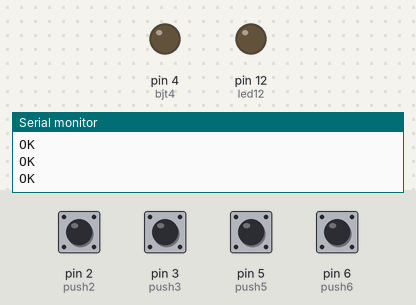
The sketch below on a simulated Arduino Uno, built with avr-gcc and run on an emulated ATmega328P. Shown: output pins drawn as LEDs (lit = HIGH), the last lines printed to the serial monitor. The test bench sets the inputs (shaded band); at power-on: pin 2 (push2), pin 3 (push3), pin 5 (push5), pin 6 (push6) LOW. The modem accepts every AT command (registered, SIM ready, sends succeed) and sends nothing else.

Above: at 1.8 s.
1.9 s: pin 3 (push3) pulled HIGH for 0.15 s
At 2.9 s:
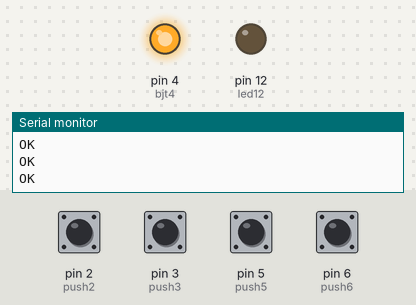
3.5 s: pin 2 (push2) pulled HIGH for 0.15 s
At 4.1 s:
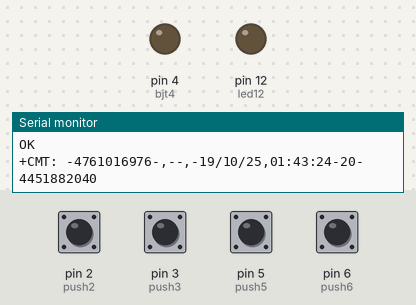
7.7 s: pin 3 (push3) pulled HIGH for 1 s
At 9.7 s:
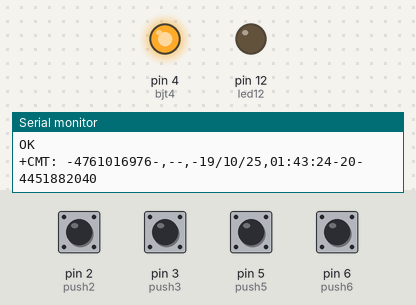
10.2 s: pin 2 (push2) pulled HIGH for 1 s
At 11.6 s:
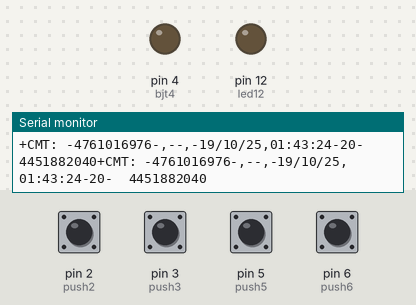
Timing chart, 0 to 13.2 s (numbered marks = the images above; inputs shaded):
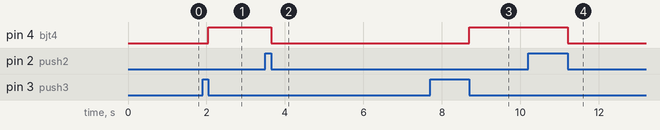

Measured:
- after the input at 1.9 s, pin 4 (bjt4): LOW → HIGH after 0.15 s
- after the input at 3.5 s, pin 4 (bjt4): HIGH → LOW after 0.15 s
- after the input at 7.7 s, pin 4 (bjt4): LOW → HIGH after 1.0 s
- after the input at 10.2 s, pin 4 (bjt4): HIGH → LOW after 1.0 s

The sketch:

sim800LSolito.ino
```cpp
#include <SoftwareSerial.h>
SoftwareSerial sim800L(8,9);
String valor="undefined";
String datosPc;
String imei="undefined";
int config_Start = 0;

int x = 0;

const int led12 = 12;
const int bjt4 = 4;//transistor 2n2222 conectado al pin 4
const int push3 = 3;
const int push2 = 2;
const int push5 = 5;
const int push6 = 6;

void getImei (){
    sim800L.print("AT+GSN\r");
    delay(10);
    Serial.print("Intentando obtener imei...");
    imei=sim800L.readString();
    Serial.print(imei);
    Serial.print(valor);
  }

void setup() {
  // put your setup code here, to run once:
  pinMode(led12, OUTPUT);
  pinMode(bjt4, OUTPUT);
  pinMode(push3, INPUT);
  pinMode(push2, INPUT);
  pinMode(push5, INPUT);
  pinMode(push6, INPUT);

  Serial.begin(115200);
  sim800L.begin(115200);

  sim800L.print("AT\r");
  delay(200);

  sim800L.println("AT+CMGF=1\r");
  delay(100);

  sim800L.println("AT+CNMI=1,2,0,0,0\r");
  delay(100);

  //UWU EL COMANDO: AT+CMGR=1 SE USA PARA LEER UN MSN ANTIGUO
  /*
  sim800L.println("ATI");
  delay(2000);

  sim800L.println("AT+IPR?");
  delay(2000);

  sim800L.println("AT+ICF=?");
  delay(2000);

  sim800L.println("AT+GSN");
  delay(2000);*/
  sim800L.print("AT\r");
  delay(200);

}

void loop() {


  if(sim800L.available() != 0){

      valor = sim800L.readString();
      delay(100);
      Serial.print(valor);
      delay(100);//descomnetar para ver en monitor serie arduino
    }

  if(Serial.available()){
    datosPc = Serial.readString();
    delay(100);
    /*
    Serial.print(datosPc);
    delay(100);*///descomentar para ver en arduino
    sim800L.print(datosPc);
    }

  if(digitalRead(push3)==1){
      while(digitalRead(push3)==1){;}
      digitalWrite(bjt4, HIGH);
    }

  if(digitalRead(push2)==1){
      while(digitalRead(push2)==1){;}
      digitalWrite(bjt4, LOW);
      Serial.print("+CMT: -4761016976-,--,-19/10/25,01:43:24-20-  4451882040");
    }
  if(digitalRead(push5)==1){
      while(digitalRead(push5)==1){;}
      valor = sim800L.readString();
      delay(100);
      Serial.println(valor);
      delay(100);
    }

  if(digitalRead(push6)==1){
      while(digitalRead(push6)==1){;}
      Serial.println(valor);
      delay(100);
    }
}
```
